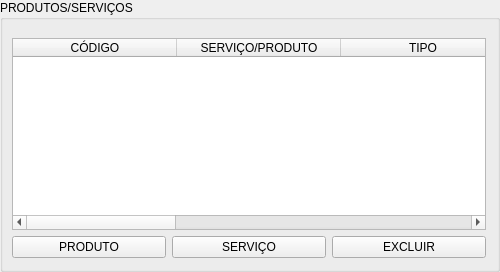
            <widget class="QGroupBox" name="groupBox_8">
             <property name="minimumSize">
              <size>
               <width>500</width>
               <height>0</height>
              </size>
             </property>
             <property name="toolTip">
              <string>&lt;html&gt;&lt;head/&gt;&lt;body&gt;&lt;p&gt;TABELA DE ORÇAMENTO&lt;/p&gt;&lt;/body&gt;&lt;/html&gt;</string>
             </property>
             <property name="title">
              <string>PRODUTOS/SERVIÇOS</string>
             </property>
             <layout class="QVBoxLayout" name="verticalLayout_13">
              <property name="leftMargin">
               <number>9</number>
              </property>
              <property name="topMargin">
               <number>18</number>
              </property>
              <item>
               <widget class="QTableWidget" name="tabela_orcamento">
                <property name="toolTip">
                 <string>&lt;html&gt;&lt;head/&gt;&lt;body&gt;&lt;p&gt;TABELA DE ORÇAMENTO&lt;/p&gt;&lt;/body&gt;&lt;/html&gt;</string>
                </property>
                <property name="autoScrollMargin">
                 <number>16</number>
                </property>
                <property name="editTriggers">
                 <set>QAbstractItemView::NoEditTriggers</set>
                </property>
                <property name="dragEnabled">
                 <bool>false</bool>
                </property>
                <property name="selectionBehavior">
                 <enum>QAbstractItemView::SelectRows</enum>
                </property>
                <attribute name="horizontalHeaderDefaultSectionSize">
                 <number>164</number>
                </attribute>
                <column>
                 <property name="text">
                  <string>CÓDIGO</string>
                 </property>
                 <property name="toolTip">
                  <string>CÓDIGO DO ORÇAMENTO</string>
                 </property>
                 <property name="icon">
                  <iconset resource="../IMG/recursos.qrc">
                   <normaloff>:/img/barcode.svg</normaloff>:/img/barcode.svg</iconset>
                 </property>
                </column>
                <column>
                 <property name="text">
                  <string>SERVIÇO/PRODUTO</string>
                 </property>
                 <property name="toolTip">
                  <string>SERVIÇO/PRODUTO DO ORÇAMENTO</string>
                 </property>
                 <property name="icon">
                  <iconset resource="../IMG/recursos.qrc">
                   <normaloff>:/img/box.svg</normaloff>:/img/box.svg</iconset>
                 </property>
                </column>
                <column>
                 <property name="text">
                  <string>TIPO</string>
                 </property>
                 <property name="toolTip">
                  <string>O TIPO PODE SER: PRODUTO/SERVIÇO</string>
                 </property>
                 <property name="icon">
                  <iconset resource="../IMG/recursos.qrc">
                   <normaloff>:/img/prod_servi.svg</normaloff>:/img/prod_servi.svg</iconset>
                 </property>
                </column>
                <column>
                 <property name="text">
                  <string>UNIDADE</string>
                 </property>
                 <property name="toolTip">
                  <string>QUANTIDADE SELECIONADA DO PRODUTO</string>
                 </property>
                 <property name="icon">
                  <iconset resource="../IMG/recursos.qrc">
                   <normaloff>:/img/count.svg</normaloff>:/img/count.svg</iconset>
                 </property>
                </column>
                <column>
                 <property name="text">
                  <string>VALOR(UNIDADE)</string>
                 </property>
                 <property name="toolTip">
                  <string>CUSTO POR UNIDADE(R$)</string>
                 </property>
                 <property name="icon">
                  <iconset resource="../IMG/recursos.qrc">
                   <normaloff>:/img/dollar.svg</normaloff>:/img/dollar.svg</iconset>
                 </property>
                </column>
                <column>
                 <property name="text">
                  <string>TOTAL(R$)</string>
                 </property>
                 <property name="toolTip">
                  <string>TOTAL PARA ESSA LINHA</string>
                 </property>
                 <property name="icon">
                  <iconset resource="../IMG/recursos.qrc">
                   <normaloff>:/img/dollar.svg</normaloff>:/img/dollar.svg</iconset>
                 </property>
                </column>
               </widget>
              </item>
              <item>
               <layout class="QHBoxLayout" name="horizontalLayout_18">
                <item>
                 <widget class="QPushButton" name="add_produto">
                  <property name="toolTip">
                   <string>&lt;html&gt;&lt;head/&gt;&lt;body&gt;&lt;p&gt;ADICIONE PRODUTOS NO ORÇAMENTO(EQUIPAMENTOS VENDIDOS)&lt;/p&gt;&lt;/body&gt;&lt;/html&gt;</string>
                  </property>
                  <property name="text">
                   <string>PRODUTO</string>
                  </property>
                  <property name="icon">
                   <iconset resource="../IMG/recursos.qrc">
                    <normaloff>:/img/stock-svgrepo-com.svg</normaloff>:/img/stock-svgrepo-com.svg</iconset>
                  </property>
                  <property name="iconSize">
                   <size>
                    <width>24</width>
                    <height>24</height>
                   </size>
                  </property>
                 </widget>
                </item>
                <item>
                 <widget class="QPushButton" name="add_servico">
                  <property name="toolTip">
                   <string>&lt;html&gt;&lt;head/&gt;&lt;body&gt;&lt;p&gt;ADICIONE SERVIÇOS NO ORÇAMENTO(SERVIÇOS REALIZADO PELO TECNICO)&lt;/p&gt;&lt;/body&gt;&lt;/html&gt;</string>
                  </property>
                  <property name="text">
                   <string>SERVIÇO</string>
                  </property>
                  <property name="icon">
                   <iconset resource="../IMG/recursos.qrc">
                    <normaloff>:/img/service.svg</normaloff>:/img/service.svg</iconset>
                  </property>
                  <property name="iconSize">
                   <size>
                    <width>24</width>
                    <height>24</height>
                   </size>
                  </property>
                 </widget>
                </item>
                <item>
                 <widget class="QPushButton" name="exc_linha">
                  <property name="toolTip">
                   <string>&lt;html&gt;&lt;head/&gt;&lt;body&gt;&lt;p&gt;SELECIONE UM ITEM E FAÇA A REMOÇÃO DA LISTA DO ORÇAMENTO&lt;/p&gt;&lt;/body&gt;&lt;/html&gt;</string>
                  </property>
                  <property name="text">
                   <string>EXCLUIR</string>
                  </property>
                  <property name="icon">
                   <iconset resource="../IMG/recursos.qrc">
                    <normaloff>:/img/remove.svg</normaloff>:/img/remove.svg</iconset>
                  </property>
                  <property name="iconSize">
                   <size>
                    <width>24</width>
                    <height>24</height>
                   </size>
                  </property>
                 </widget>
                </item>
               </layout>
              </item>
             </layout>
            </widget>
